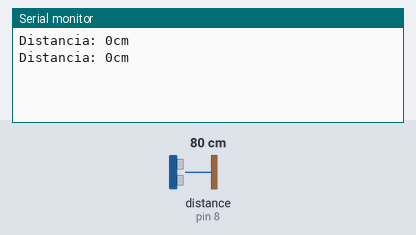
Simulated run of this sketch. Board: Arduino Uno, built with avr-gcc and run on an emulated ATmega328P. Shown: the last lines printed to the serial monitor. Inputs (shaded band) come from the test bench; at power-on: distance to the obstacle (sensor on pin 8) 80 cm. The echo pulse lasts 58.3 µs per cm.

Above: at 2.9 s.
3.0 s: distance to the obstacle (sensor on pin 8) set to 2 cm
At 3.7 s:
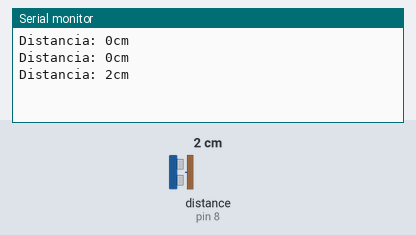
4.6 s: distance to the obstacle (sensor on pin 8) set to 4 cm
At 4.6 s:
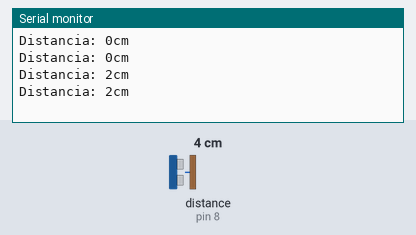
Timing chart, 0 to 7.6 s (numbered marks = the images above; inputs shaded):
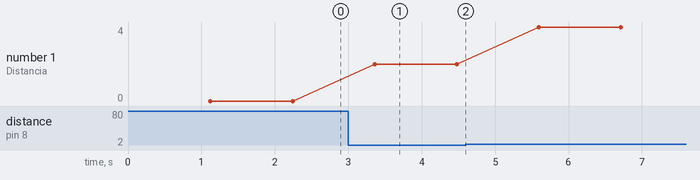

Measured:
- after the input at 3.0 s, the serial monitor: prints a new line after 0.36 s (image 1)
- plotted number 1: 0 → 2 after the input at 3.0 s, 2 → 4 after the input at 4.6 s

The sketch:

ultrasonic.ino
```cpp
#include <NewPing.h>

/*Aqui se configuran los pines donde debemos conectar el sensor*/
#define TRIGGER_PIN  9
#define ECHO_PIN     8
#define MAX_DISTANCE 70

/*Crear el objeto de la clase NewPing*/
NewPing sonar(TRIGGER_PIN, ECHO_PIN, MAX_DISTANCE);

void setup() {
  Serial.begin(9600);
}

void loop() {
  // Esperar 1 segundo entre mediciones
  delay(1000);
  // Obtener medicion de tiempo de viaje del sonido y guardar en variable uS
  int uS = sonar.ping_median();
  // Imprimir la distancia medida a la consola serial
  Serial.print("Distancia: ");
  // Calcular la distancia con base en una constante
  Serial.print(uS / US_ROUNDTRIP_CM);
  Serial.println("cm");
}
```
